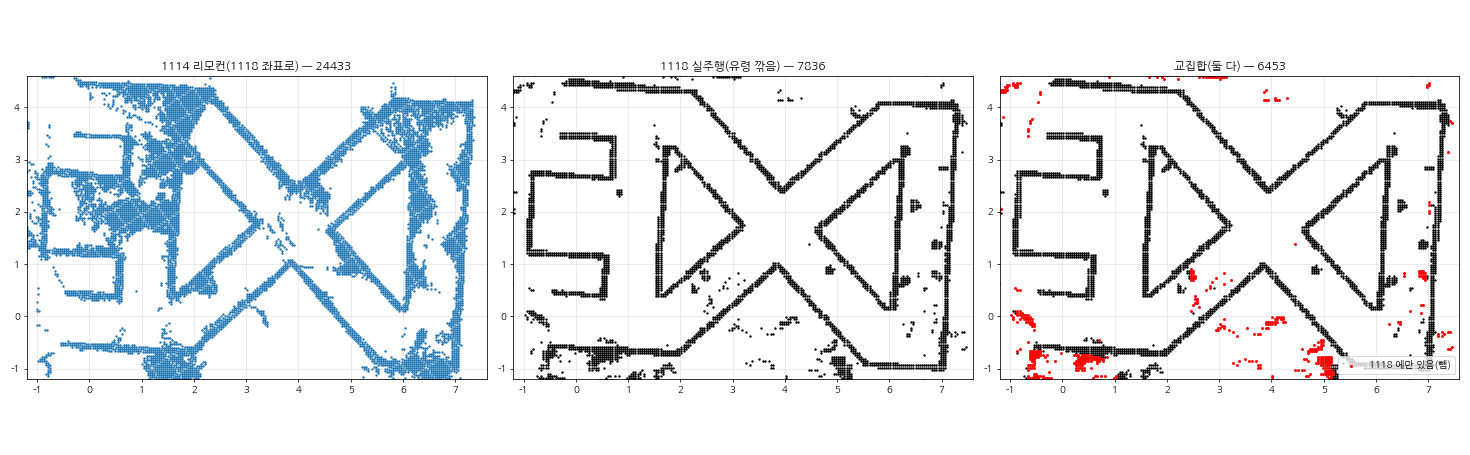

Recreate this plot in Python.
#!/usr/bin/env python3
"""rec1114(리모컨, 부딪힘 없음·높이 표류) ∩ rec1118(실주행, 유령 깎음·콘 밀림 자국) → 둘 다 장애물인 칸만.
① 1114 벽을 1118 좌표로(1459 경유 초기값 → 점-점 ICP, 다듬기는 오른쪽·가운데처럼 표류 적은 곳 위주로 걸러진 짝만)
② 1118 map.npz 의 '바닥 위' 복셀 중 근처(TOL)에 1114 벽이 없는 칸의 것은 뺌 → maps/rec1118x/map.npz(편집기용)."""
import json, math, os, numpy as np, shutil
from scipy.spatial import cKDTree
import matplotlib; matplotlib.use('Agg'); import matplotlib.pyplot as plt
plt.rcParams['font.family'] = 'NanumGothic'; plt.rcParams['axes.unicode_minus'] = False
J = os.path.expanduser('~/ws/junsu_v2'); H = os.path.dirname(os.path.abspath(__file__)); TOL = 0.08
A = np.load(J + '/maps/rec1114/editor_cache.npz')['walls'].astype(float)        # 1114 좌표
Bw = np.load(J + '/tools/route_editor_cache_rec1118.npz')['walls'].astype(float)  # 1118 좌표(깎은 뒤)
x0, y0, th0 = json.load(open(J + '/debug/route1114/T_1114_from_1459.json'))['T_1114_from_1459']
TX, TY, TH = 0.0920693, 0.0848863, 0.1040741
def inv1114(P):   # 1114 → 1459
    Q = P - [x0, y0]; c, s = math.cos(th0), math.sin(th0); return Q @ np.array([[c, -s], [s, c]])
def to1118(P):
    c, s = math.cos(TH), math.sin(TH); Q = P - [TX, TY]; return np.c_[c * Q[:, 0] + s * Q[:, 1], -s * Q[:, 0] + c * Q[:, 1]]
A0 = to1118(inv1114(A)); TB = cKDTree(Bw)
R = np.eye(2); t = np.zeros(2); P = A0.copy()
for it in range(40):
    d, j = TB.query(P); thr = max(0.06, 0.4 * 0.85 ** it); g = d < thr
    a, b = P[g], Bw[j[g]]; ca, cb = a.mean(0), b.mean(0); U, S_, Vt = np.linalg.svd((a - ca).T @ (b - cb)); Rk = Vt.T @ U.T
    if np.linalg.det(Rk) < 0: Vt[-1] *= -1; Rk = Vt.T @ U.T
    P = (P - ca) @ Rk.T + cb
d, _ = TB.query(P); print(f'1114 → 1118 맞춤: 6 cm 안 {np.mean(d < 0.06) * 100:.0f}% · 3 cm 안 {np.mean(d < 0.03) * 100:.0f}% (1118 벽 쪽에서 본 1114 일치 {np.mean(cKDTree(P).query(Bw)[0] < 0.06) * 100:.0f}%)')
np.save(H + '/walls1114_in1118.npy', P)
TA = cKDTree(P); keepB = TA.query(Bw)[0] < TOL
print(f'1118 벽 점 {len(Bw)} 중 1114 에도 있음(≤{TOL*100:.0f} cm) {keepB.sum()} ({keepB.mean()*100:.0f}%) → 교집합에 남김')
# map.npz 거르기
D0 = J + '/maps/rec1118'; D1 = J + '/maps/rec1118x'; os.makedirs(D1, exist_ok=True)
dd = dict(np.load(D0 + '/map.npz')); V = float(dd['V']); od = dd['odom']; Pv = (dd['vox'] + 0.5) * V
_, jj = cKDTree(od[:, 2:4]).query(Pv[:, :2]); hf = Pv[:, 2] - (od[jj, 4] - 0.30)
above = hf > 0.05; sup = TA.query(Pv[:, :2])[0] < TOL
drop = above & ~sup
dd['vox'] = dd['vox'][~drop]; dd['cnt'] = dd['cnt'][~drop]; np.savez_compressed(D1 + '/map.npz', **dd)
print(f'복셀 {len(Pv)} → {len(dd["vox"])} (1114 에 없는 바닥 위 복셀 {drop.sum()} 뺌) → {D1}/map.npz')
fig, axs = plt.subplots(1, 3, figsize=(21, 6.5))
for ax, (nm, W, col) in zip(axs, [('1114 리모컨(1118 좌표로)', P, 'tab:blue'), ('1118 실주행(유령 깎음)', Bw, 'k'), ('교집합(둘 다)', Bw[keepB], 'k')]):
    ax.scatter(W[:, 0], W[:, 1], s=2, c=col); ax.set_aspect('equal'); ax.set_xlim(-1.2, 7.6); ax.set_ylim(-1.2, 4.6); ax.grid(alpha=.3); ax.set_title(f'{nm} — {len(W)}')
axs[2].scatter(Bw[~keepB, 0], Bw[~keepB, 1], s=4, c='r', label='1118 에만 있음(뺌)'); axs[2].legend(loc='lower right')
plt.tight_layout(); plt.savefig(H + '/intersect.png', dpi=70); print('그림')
